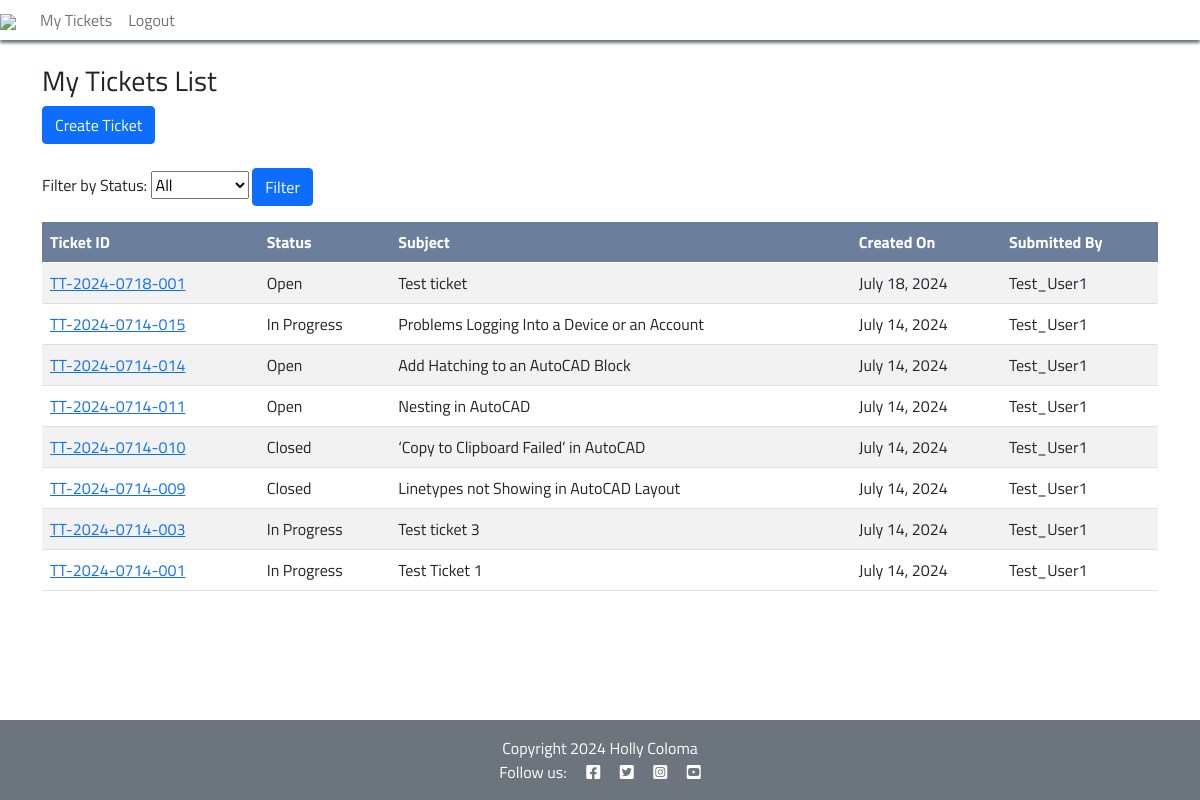
The app's page /tickets/ (signed in) with its own data.
### support/models.py (models this page shows, shortened)
class Ticket(models.Model):
    STATUS_OPTIONS = (
        ('Open', 'Open'),
        ('In Progress', 'In Progress'),
        ('Closed', 'Closed'),
    )
    ticket_id = models.CharField(max_length=20, unique=True)
    user = models.ForeignKey(User, on_delete=models.CASCADE)
    subject = models.CharField(max_length=255)
    description = models.TextField()
    status = models.CharField(max_length=20, choices=STATUS_OPTIONS, default='Open')
    created_on = models.DateTimeField(auto_now_add=True)
    updated_on = models.DateTimeField(auto_now=True)

### support/views.py (the view)
# urls.py: path('tickets/', TicketListView.as_view(), name='ticket_list'),
class TicketListView(LoginRequiredMixin, ListView):
    model = Ticket
    context_object_name = 'tickets'
    paginate_by = 10  # Show 10 tickets per page
    def get_queryset(self):
        queryset = super().get_queryset()
        status = self.request.GET.get('status')
        if self.request.user.is_staff:
            queryset = Ticket.objects.all()
        else:
            queryset = Ticket.objects.filter(user=self.request.user)
        if status:
            queryset = queryset.filter(status=status)
        return queryset.order_by('-created_on')
    def get_context_data(self, **kwargs):
        context = super().get_context_data(**kwargs)
        context['filter_form'] = StatusFilterForm(self.request.GET)
        return context

### support/forms.py
class StatusFilterForm(forms.Form):
    STATUS_OPTIONS = (
        ('', 'All'),
        ('Open', 'Open'),
        ('In Progress', 'In Progress'),
        ('Closed', 'Closed'),
    )
    status = forms.ChoiceField(choices=STATUS_OPTIONS, required=False, label='Filter by Status')

### support/templates/support/ticket_list.html (shortened to what this page needs)
{% extends "base.html" %}
{% block content %}
<div class="container mt-4">
    {% if user.is_staff %}<h3>All Tickets List</h3>{% else %}<h3>My Tickets List</h3>{% endif %}
    <div class="mb-4">
        <a href="{% url 'ticket_create' %}" class="btn btn-primary">Create Ticket</a>
    </div>
    <form method="get" action="" class="mt-3 mb-3">
        <div class="form-group">
            {{ filter_form.status.label_tag }}
            {{ filter_form.status }}
            <button type="submit" class="btn btn-primary">Filter</button>
        </div>
    </form>
    <div class="container-fluid">
        <div class="table-responsive table-scroll" data-mdb-perfect-scrollbar="true" style="position: relative; height: auto">
            <table class="table table-striped mb-0">
                <thead>
                    <tr>
                        <th scope="col">Ticket ID</th>
                        <th scope="col">Status</th>
                        <th scope="col" class="hide-mobile">Subject</th>
                        <th scope="col" class="hide-mobile">Created On</th>
                        <th scope="col" class="hide-mobile">Submitted By</th>
                    </tr>
                </thead>
                <tbody>
                    {% for ticket in object_list %}
                    <tr>
                        <td><a href="{% url 'ticket_detail' ticket.pk %}">{{ ticket.ticket_id }} </a></td>
                        <td>{{ ticket.status }}</td>
                        <td class="hide-mobile">{{ ticket.subject }}</td>
                        <td class="hide-mobile">{{ ticket.created_on|date:"F j, Y" }}</td>
                        <td class="hide-mobile">{{ ticket.user }}</td>
                    </tr>
                    {% empty %}
                    <tr>
                        <td colspan="5">No tickets found.</td>
                    </tr>
                    {% endfor %}
                </tbody>
            </table>
        </div>
    </div>
</div>
{% endblock %}

### static/css/style.css (style rules this page uses)
* { padding: 0; margin: 0; font-family: "Titillium Web", sans-serif; }
.container-fluid { padding: 0 !important; }
.main-bg { padding-top: 0 !important; }
body { background: #ffffff no-repeat; min-height: 100vh; margin: 0; padding: 0; }
thead { background-color: #6b7e9b; color: white; font-weight: bold; }

### records on screen
Ticket: ticket_id "TT-2024-0718-001", status "Open", subject "Test ticket", created_on "July 18, 2024", user "Test_User1"
Ticket: ticket_id "TT-2024-0714-015", status "In Progress", subject "Problems Logging Into a Device or an Account", created_on "July 14, 2024", user "Test_User1"
Ticket: ticket_id "TT-2024-0714-014", status "Open", subject "Add Hatching to an AutoCAD Block", created_on "July 14, 2024", user "Test_User1"
Ticket: ticket_id "TT-2024-0714-011", status "Open", subject "Nesting in AutoCAD", created_on "July 14, 2024", user "Test_User1"
Ticket: ticket_id "TT-2024-0714-010", status "Closed", subject "‘Copy to Clipboard Failed’ in AutoCAD", created_on "July 14, 2024", user "Test_User1"
Ticket: ticket_id "TT-2024-0714-009", status "Closed", subject "Linetypes not Showing in AutoCAD Layout", created_on "July 14, 2024", user "Test_User1"
Ticket: ticket_id "TT-2024-0714-003", status "In Progress", subject "Test ticket 3", created_on "July 14, 2024", user "Test_User1"
Ticket: ticket_id "TT-2024-0714-001", status "In Progress", subject "Test Ticket 1", created_on "July 14, 2024", user "Test_User1"

### other values on screen
{{ filter_form.status.label_tag }} "Filter by Status:"
